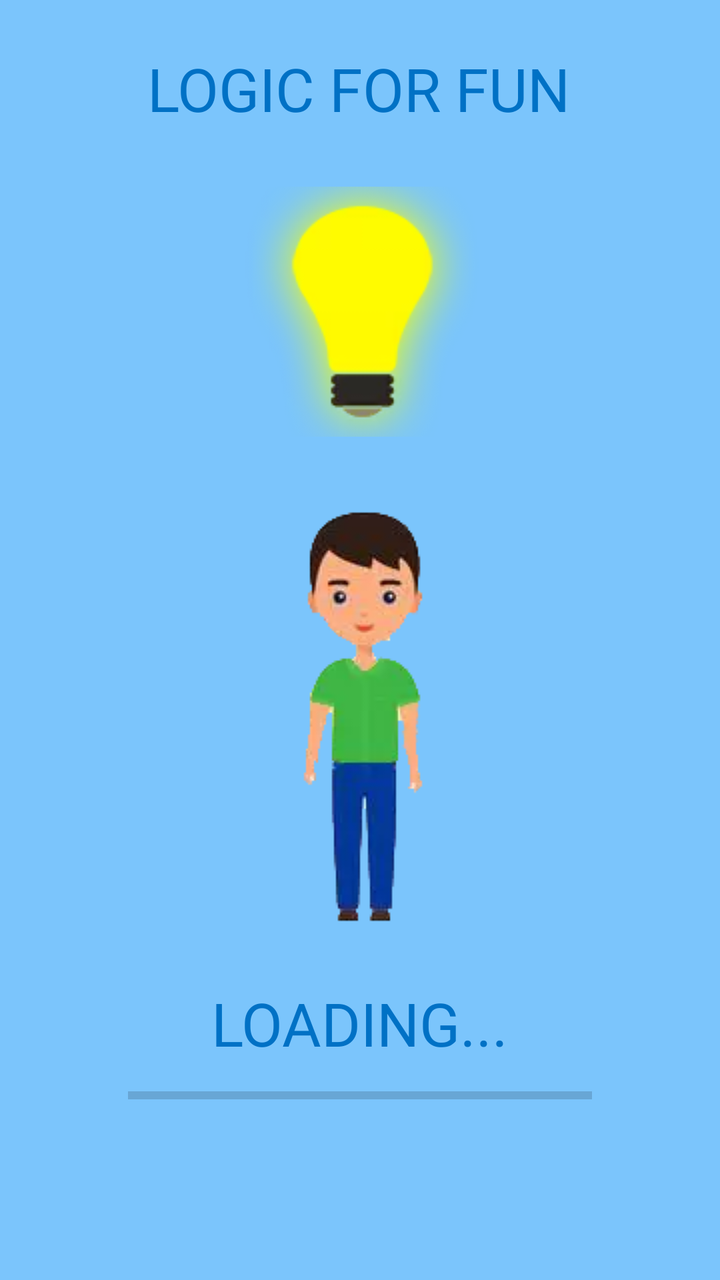
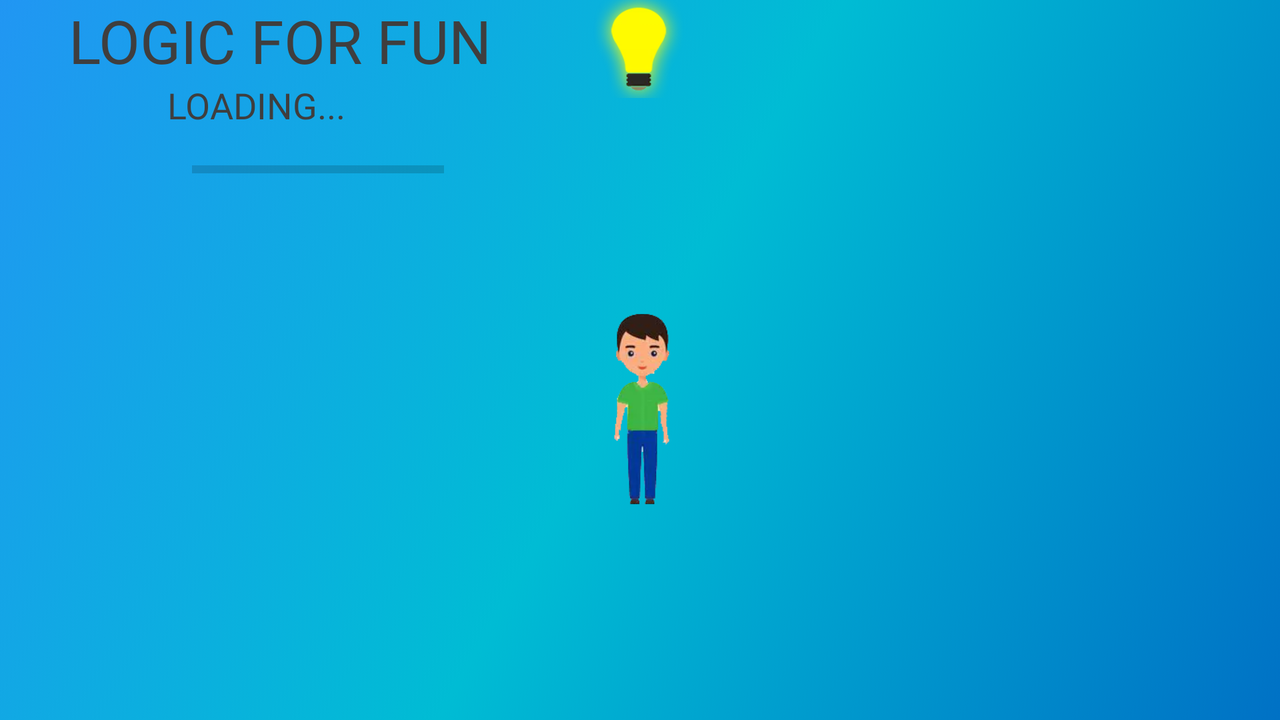

One screen, two layout resources from the same app: the default and the repository's alternative for another configuration. Each is rendered where Android would select it; the XML of both is given below.
<!-- AndroidManifest.xml: application theme AppTheme -->
<!-- res/layout/fragment_splash_screen.xml -->
<?xml version="1.0" encoding="utf-8"?>
<androidx.constraintlayout.widget.ConstraintLayout xmlns:android="http://schemas.android.com/apk/res/android"
    xmlns:app="http://schemas.android.com/apk/res-auto"
    xmlns:tools="http://schemas.android.com/tools"
    android:id="@+id/loading_back"
    android:layout_width="match_parent"
    android:layout_height="match_parent"
    android:background="#810192FF"
    tools:context=".Fragments.SplashScreenFragment">

    <TextView
        android:id="@+id/textView16"
        android:layout_width="wrap_content"
        android:layout_height="wrap_content"
        android:layout_marginTop="16dp"
        android:fontFamily="@font/cherry_cream_soda"
        android:text="@string/loading"
        android:textColor="@color/colorPrimary"
        android:textSize="30sp"
        app:layout_constraintEnd_toEndOf="parent"
        app:layout_constraintStart_toStartOf="parent"
        app:layout_constraintTop_toBottomOf="@+id/imageView19" />

    <ImageView
        android:id="@+id/imageView18"
        android:layout_width="125dp"
        android:layout_height="143dp"
        android:layout_marginStart="2dp"
        android:layout_marginTop="20dp"
        android:src="@drawable/front"
        app:layout_constraintEnd_toEndOf="parent"
        app:layout_constraintStart_toStartOf="parent"
        app:layout_constraintTop_toBottomOf="@+id/textView13" />

    <TextView
        android:id="@+id/textView13"
        android:layout_width="wrap_content"
        android:layout_height="wrap_content"
        android:layout_marginTop="24dp"
        android:layout_marginBottom="8dp"
        android:fontFamily="@font/cherry_cream_soda"
        android:text="@string/app_name"
        android:textColor="@color/colorPrimary"
        android:textSize="30sp"
        app:layout_constraintBottom_toTopOf="@+id/imageView18"
        app:layout_constraintEnd_toEndOf="parent"
        app:layout_constraintHorizontal_bias="0.496"
        app:layout_constraintStart_toStartOf="parent"
        app:layout_constraintTop_toTopOf="parent" />

    <ImageView
        android:id="@+id/imageView19"
        android:layout_width="wrap_content"
        android:layout_height="wrap_content"
        android:layout_marginTop="16dp"
        android:src="@drawable/boy"
        app:layout_constraintEnd_toEndOf="parent"
        app:layout_constraintStart_toStartOf="parent"
        app:layout_constraintTop_toBottomOf="@+id/imageView18" />

    <ProgressBar
        android:id="@+id/progressBar"
        style="?android:attr/progressBarStyleHorizontal"
        android:layout_width="0dp"
        android:layout_height="wrap_content"
        android:layout_marginStart="64dp"
        android:layout_marginTop="8dp"
        android:layout_marginEnd="64dp"
        android:interpolator="@android:interpolator/bounce"
        app:layout_constraintEnd_toEndOf="parent"
        app:layout_constraintStart_toStartOf="parent"
        app:layout_constraintTop_toBottomOf="@+id/textView16" />
</androidx.constraintlayout.widget.ConstraintLayout>
<!-- resources referenced by this layout -->
<resources>
  <color name="colorPrimary">#0071c5</color>
  <!-- drawable boy: png bitmap (drawable, 25804 bytes) -->
  <!-- drawable front: png bitmap (drawable, 11696 bytes) -->
  <string name="app_name">LOGIC FOR FUN</string>
  <string name="loading">LOADING...</string>
  <style name="AppTheme" parent="Theme.AppCompat.Light.NoActionBar">
          
          <item name="android:fontFamily">@font/montserrat</item>
          <item name="fontFamily">@font/montserrat</item> 
          <item name="colorPrimary">@color/colorPrimary</item>
          <item name="colorPrimaryDark">@color/colorPrimaryDark</item>
          <item name="colorAccent">@color/colorAccent</item>
      </style>
  <color name="colorPrimaryDark">#034372</color>
  <color name="colorAccent">#B60DFF</color>
</resources>
<!-- res/layout-land/fragment_splash_screen.xml (the repository's variant of the layout above) -->
<!-- drawn on the phone turned sideways -->
<?xml version="1.0" encoding="utf-8"?>
<androidx.constraintlayout.widget.ConstraintLayout xmlns:android="http://schemas.android.com/apk/res/android"
    xmlns:app="http://schemas.android.com/apk/res-auto"
    xmlns:tools="http://schemas.android.com/tools"
    android:id="@+id/loading_back"
    android:layout_width="match_parent"
    android:layout_height="match_parent"
    android:background="@drawable/head"
    tools:context=".Fragments.SplashScreenFragment">

    <TextView
        android:id="@+id/textView16"
        android:layout_width="wrap_content"
        android:layout_height="25dp"
        android:fontFamily="@font/montserrat"
        android:text="@string/loading"
        android:textColor="#3F3E3E"
        android:textSize="18sp"
        app:layout_constraintEnd_toEndOf="parent"
        app:layout_constraintHorizontal_bias="0.152"
        app:layout_constraintStart_toStartOf="parent"
        app:layout_constraintTop_toBottomOf="@+id/textView13" />

    <ImageView
        android:id="@+id/imageView18"
        android:layout_width="90dp"
        android:layout_height="49dp"
        android:layout_marginStart="2dp"
        android:src="@drawable/front"
        app:layout_constraintEnd_toEndOf="parent"
        app:layout_constraintHorizontal_bias="0.497"
        app:layout_constraintStart_toStartOf="parent"
        app:layout_constraintTop_toTopOf="parent" />

    <TextView
        android:id="@+id/textView13"
        android:layout_width="wrap_content"
        android:layout_height="wrap_content"
        android:fontFamily="@font/montserrat"
        android:text="@string/app_name"
        android:textColor="#3F3E3E"
        android:textSize="30sp"
        app:layout_constraintEnd_toEndOf="parent"
        app:layout_constraintHorizontal_bias="0.08"
        app:layout_constraintStart_toStartOf="parent"
        app:layout_constraintTop_toTopOf="parent" />

    <ImageView
        android:id="@+id/imageView19"
        android:layout_width="99dp"
        android:layout_height="108dp"
        android:layout_marginTop="102dp"
        android:src="@drawable/boy"
        app:layout_constraintEnd_toEndOf="parent"
        app:layout_constraintStart_toStartOf="parent"
        app:layout_constraintTop_toBottomOf="@+id/imageView18" />

    <ProgressBar
        android:id="@+id/progressBar"
        style="?android:attr/progressBarStyleHorizontal"
        android:layout_width="126dp"
        android:layout_height="15dp"
        android:layout_marginStart="96dp"
        android:layout_marginTop="12dp"
        android:interpolator="@android:interpolator/bounce"
        app:layout_constraintStart_toStartOf="parent"
        app:layout_constraintTop_toBottomOf="@+id/textView16" />
</androidx.constraintlayout.widget.ConstraintLayout>
<!-- resources referenced by the variant -->
<!-- as the phone turned sideways resolves them -->
<resources>
  <!-- drawable boy: png bitmap (drawable, 25804 bytes) -->
  <!-- drawable front: png bitmap (drawable, 11696 bytes) -->
  <!-- drawable head (drawable) -->
  <?xml version="1.0" encoding="UTF-8"?>
  <selector xmlns:android="http://schemas.android.com/apk/res/android">
      <item>
          <shape>
              <gradient
                  android:startColor="#0071C5"
                  android:centerColor="#00BCD4"
                  android:endColor="#2196F3"
                  android:angle="135"/>
          </shape>
      </item>
  </selector>
  <string name="app_name">LOGIC FOR FUN</string>
  <string name="loading">LOADING...</string>
  <style name="AppTheme" parent="Theme.AppCompat.Light.NoActionBar">
          
          <item name="android:fontFamily">@font/montserrat</item>
          <item name="fontFamily">@font/montserrat</item> 
          <item name="colorPrimary">@color/colorPrimary</item>
          <item name="colorPrimaryDark">@color/colorPrimaryDark</item>
          <item name="colorAccent">@color/colorAccent</item>
      </style>
  <color name="colorPrimary">#0071c5</color>
  <color name="colorPrimaryDark">#034372</color>
  <color name="colorAccent">#B60DFF</color>
</resources>
